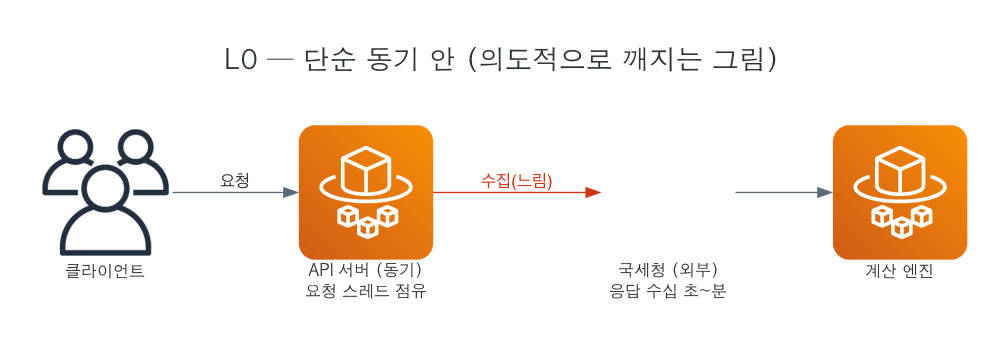

The Python source for this figure:
from diagrams import Diagram, Cluster, Edge
from diagrams.aws.compute import Fargate
from diagrams.aws.general import Users
from diagrams.generic.blank import Blank
ga={"fontname":"AppleGothic","bgcolor":"white","fontsize":"20","labelloc":"t","pad":"0.4","ranksep":"1.0"}
na={"fontname":"AppleGothic","fontsize":"12"}; ea={"fontname":"AppleGothic","fontsize":"11","color":"#5A6B7B"}
with Diagram("L0 — 단순 동기 안 (의도적으로 깨지는 그림)", filename="L0-화이트보드", outformat="png", show=False, direction="LR", graph_attr=ga, node_attr=na, edge_attr=ea):
    c=Users("클라이언트")
    api=Fargate("API 서버 (동기)\n요청 스레드 점유")
    nts=Blank("국세청 (외부)\n응답 수십 초~분")
    calc=Fargate("계산 엔진")
    c >> Edge(label="요청") >> api >> Edge(label="수집(느림)", color="#D13212", fontcolor="#D13212") >> nts >> calc
